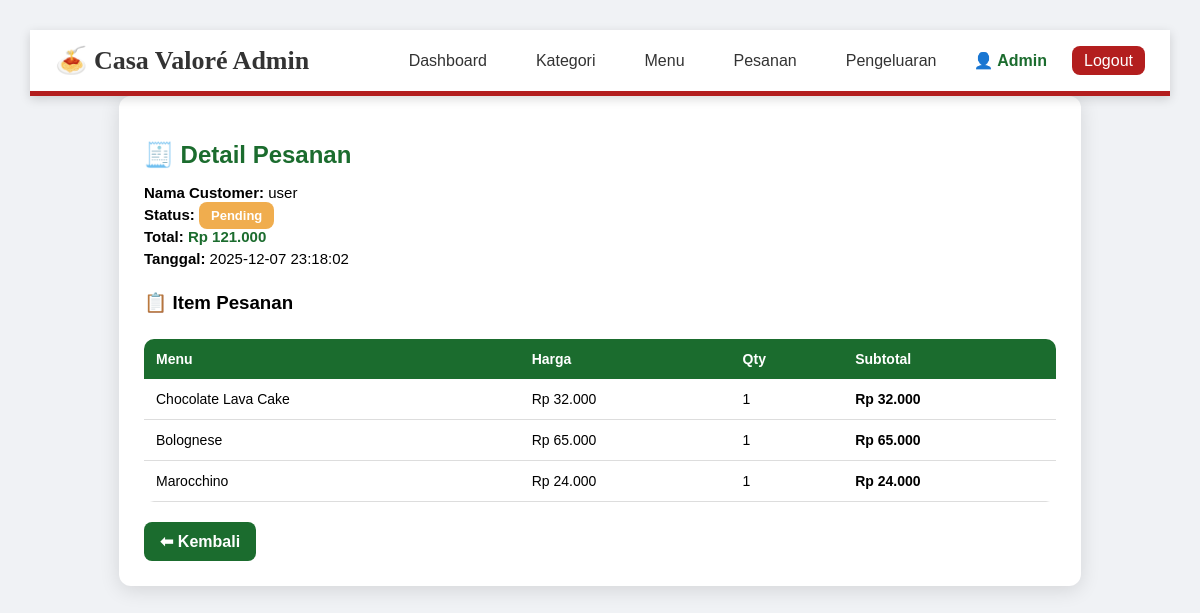
Page /admin/order_detail.php?id=2 (signed in) on the committed database.
### tables this page shows
CREATE TABLE `pesanan` (
  `id` int(11) NOT NULL,
  `pelanggan` varchar(100) DEFAULT NULL,
  `tanggal` datetime DEFAULT current_timestamp(),
  `total` int(11) DEFAULT NULL,
  `status` enum('pending','diproses','selesai') DEFAULT 'pending'
);

CREATE TABLE `pesanan_detail` (
  `id` int(11) NOT NULL,
  `pesanan_id` int(11) DEFAULT NULL,
  `menu_id` int(11) DEFAULT NULL,
  `qty` int(11) DEFAULT NULL,
  `subtotal` int(11) DEFAULT NULL
);

CREATE TABLE `menu` (
  `id` int(11) NOT NULL,
  `nama_menu` varchar(150) DEFAULT NULL,
  `harga` int(11) DEFAULT NULL,
  `foto` varchar(255) DEFAULT NULL,
  `kategori_id` int(11) DEFAULT NULL
);

### admin/order_detail.php (the view, shortened to what this page needs)
<?php
include '../koneksi.php';
include "../navbar_admin.php";
$id = $_GET['id'];
$order = mysqli_query($koneksi, "SELECT * FROM pesanan WHERE id='$id'");
$data = mysqli_fetch_assoc($order);
$items = mysqli_query($koneksi, "
    SELECT pd.*, m.nama_menu, m.harga
    FROM pesanan_detail pd
    JOIN menu m ON pd.menu_id = m.id
    WHERE pd.pesanan_id = '$id'
");
?>
<!DOCTYPE html>
<html lang="id">
<head>
</head>
<body>
<div class="card">
    <h2>🧾 Detail Pesanan</h2>
    <p><strong>Nama Customer:</strong> <?= $data['pelanggan'] ?></p>
    <p><strong>Status:</strong>
        <span class="badge <?= $data['status'] ?>">
            <?= ucfirst($data['status']) ?>
        </span>
    </p>
    <p><strong>Total:</strong>
        <span style="color:#1b6c2e; font-weight:bold;">
            Rp <?= number_format($data['total'], 0, ',', '.') ?>
        </span>
    </p>
    <p><strong>Tanggal:</strong> <?= $data['tanggal'] ?></p>
    <h3 style="margin-top:25px;">📋 Item Pesanan</h3>
    <table>
        <tr>
            <th>Menu</th>
            <th>Harga</th>
            <th>Qty</th>
            <th>Subtotal</th>
        </tr>
        <?php while ($item = mysqli_fetch_assoc($items)) { ?>
        <tr>
            <td><?= $item['nama_menu'] ?></td>
            <td>Rp <?= number_format($item['harga'], 0, ',', '.') ?></td>
            <td><?= $item['qty'] ?></td>
            <td><strong>Rp <?= number_format($item['subtotal'], 0, ',', '.') ?></strong></td>
        </tr>
        <?php } ?>
    </table>
    <a href="orders.php" class="back-btn">⬅ Kembali</a>
</div>
</body>
</html>

### navbar_admin.php (style rules this page uses)
body { margin: 0 ; padding: 0 ; }

### admin/order_detail.php (style rules this page uses)
body { margin: 0; padding: 30px; font-family: 'Poppins', sans-serif; background: #f0f2f5; }
.card { width: 80%; margin: auto; background: #ffffff; padding: 25px; border-radius: 12px; box-shadow: 0 4px 20px rgba(0,0,0,0.12); animation: fadeIn .4s ease; }
h2 { color: #1b6c2e; margin-bottom: 15px; }
p { font-size: 15px; margin: 5px 0; }
.badge { padding: 6px 12px; border-radius: 8px; font-size: 13px; color: white; font-weight: bold; }
.pending { background: #f0ad4e; }
table { width: 100%; border-collapse: collapse; margin-top: 25px; background: white; border-radius: 10px; overflow: hidden; }
th { background: #1b6c2e; color: white; padding: 12px; font-size: 14px; text-align: left; }
td { padding: 12px; border-bottom: 1px solid #ddd; font-size: 14px; }
.back-btn { display: inline-block; margin-top: 20px; padding: 10px 16px; background: #1b6c2e; color: white; border-radius: 8px; text-decoration: none; font-weight: bold; transition: 0.2s; }

### rows in the picture
pesanan: pelanggan "user", status "Pending", total "121.000", tanggal "2025-12-07 23:18:02"
pesanan_detail: menu.nama_menu "Chocolate Lava Cake", menu.harga "32.000", qty "1", subtotal "32.000"
pesanan_detail: menu.nama_menu "Bolognese", menu.harga "65.000", qty "1", subtotal "65.000"
pesanan_detail: menu.nama_menu "Marocchino", menu.harga "24.000", qty "1", subtotal "24.000"

### other values in the picture
$_SESSION['name'] "Admin"
